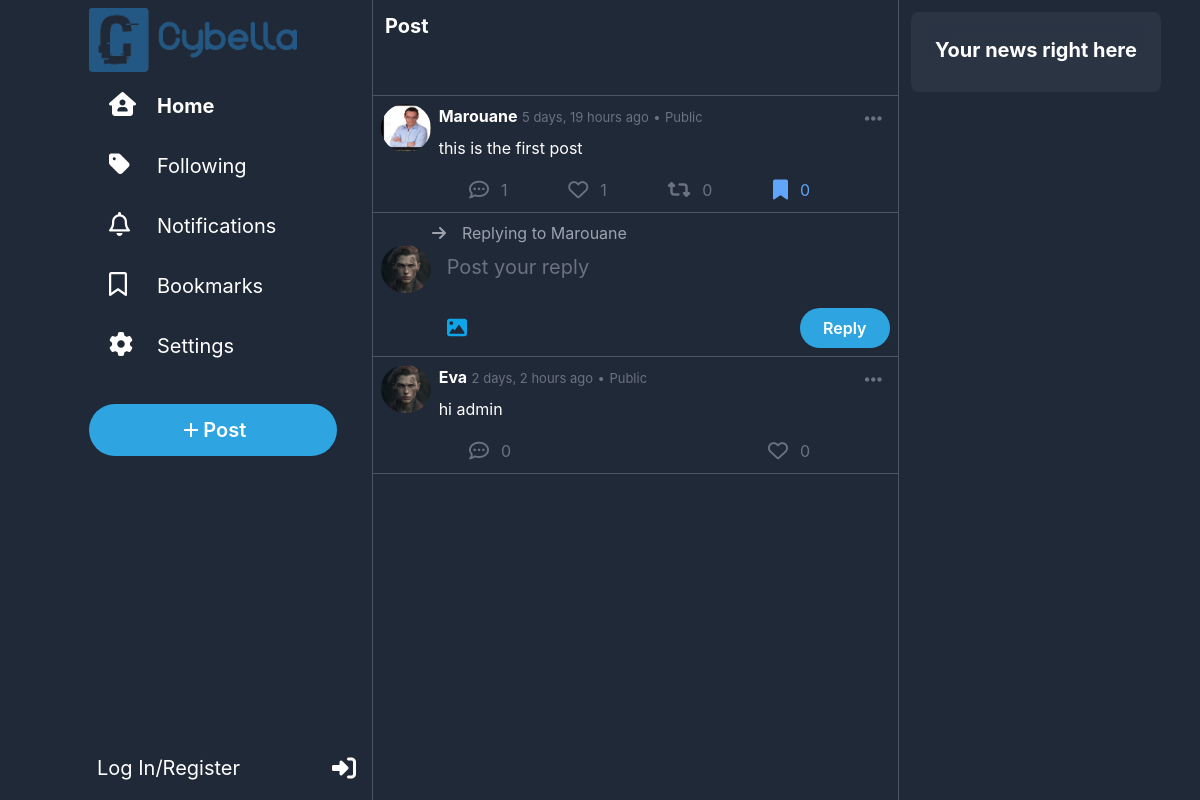
The app's page /post/1, older data.
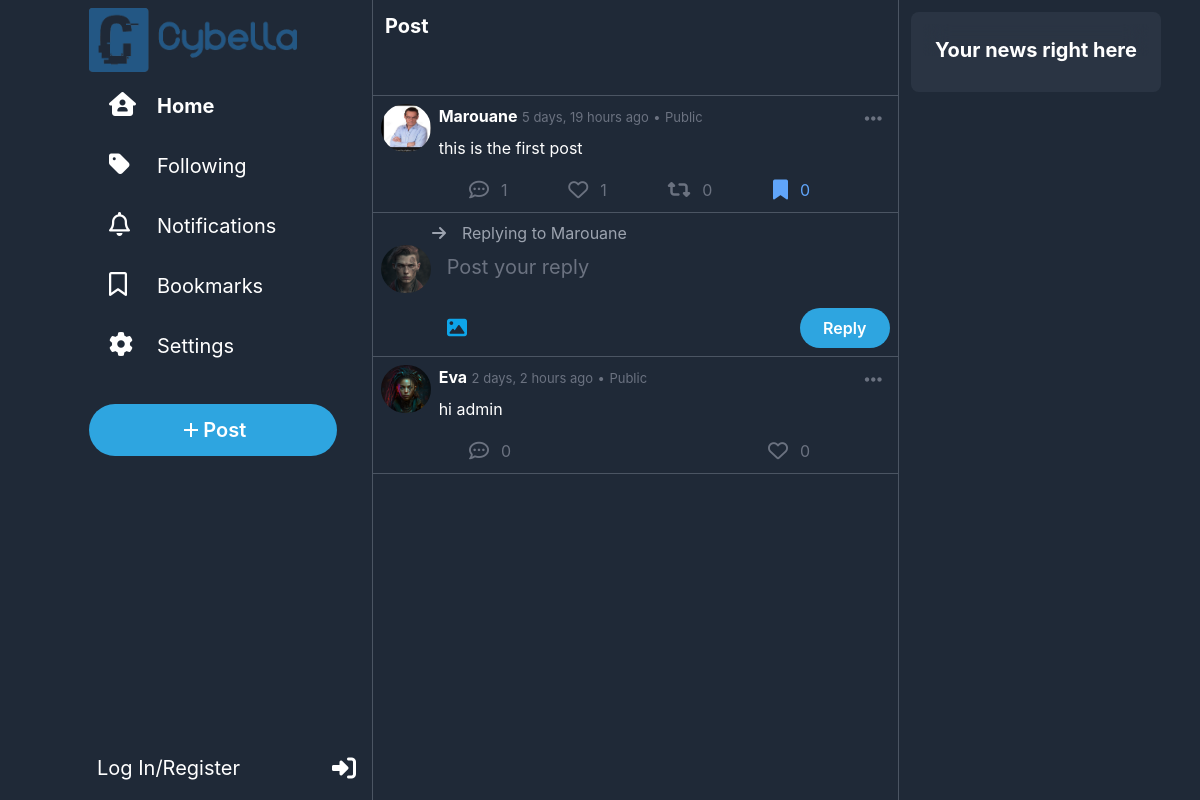
The same page, newer data.
### network/models.py (models this page shows, shortened)
class Post(models.Model):
    user = models.ForeignKey(User, on_delete=models.CASCADE, related_name="posts")
    content = models.CharField(max_length=500)
    timestamp = models.DateTimeField(auto_now_add=True)
    likes = models.ManyToManyField(User, blank=True, related_name="liked_posts")
    images = models.ImageField(upload_to="network/images/posts", blank=True, null=True)
    repost = models.ForeignKey("self", on_delete=models.CASCADE, blank=True, null=True, related_name="reposts")
    parent_post = models.ForeignKey("self", on_delete=models.CASCADE, blank=True, null=True, related_name="comments")

class User(AbstractUser):
    picture = models.ImageField(upload_to="network/images/profile_pictures", blank=True, null=True, default="network/images/profile_pictures/default.png")
    followers = models.ManyToManyField("self", symmetrical=False, blank=True, related_name="following")
    bookmarks = models.ManyToManyField("Post", blank=True, related_name="bookmarked_by")
    bio = models.TextField(blank=True)
    def __str__(self):
        return f"{self.username}"

### network/views.py (the view)
# urls.py: path("post/<int:post_id>",views.view_post, name="post"),
def view_post(request,post_id):
    post = get_object_or_404(Post, id=post_id)
    comments = Post.objects.filter(parent_post=post).order_by("-timestamp").all()
    return render(request, "network/post.html", {
        "comments": comments,
        "post": post
    })

### network/templates/network/post.html (shortened to what the changed rows need)
{% extends "network/layout.html" %}
{% load static %}
{% load custom_filters %}
{% block body %}
{%for post in comments%}
        <div id="post{{post.id}}" class="w-full mx-auto bg-gray-800 pb-1 p-2 text-white border-b border-gray-600 hover:cursor-pointer hover:bg-slate-800">
            <div  onclick="window.location.href='{% url 'post' post_id=post.id %}'" class="flex ">
                <a class="w-14 h-12 rounded-full mr-2" href="{% url 'profile' username=post.user %}"><img class="w-14 h-12 rounded-full mr-2" src="{{post.user.picture.url}}" alt="user Avatar"></a>
                <div class="w-full">
                    <div class="flex justify-between">
                        <div>
                            <span class="font-bold"><a href="{% url 'profile' username=post.user %}">{{post.user|title}}</a></span>
                            <span class="text-gray-500 text-[13px]">{{post.timestamp|timesince}} ago</span>
                            <span class="text-gray-500 text-[13px]">•</span>
                            <span class="text-gray-500 text-[13px]">Public</span>
                        </div>
                        <div onclick="event.stopPropagation(); showOptions(this)"  class="relative hover:cursor-pointer rounded-full hover:bg-blue-600 hover:bg-opacity-20 px-2 py-1">
                            <i class="fa-solid fa-ellipsis-h text-xl text-gray-500  hover:text-blue-400"></i>
                        </div>
                    </div>
                    <div class="text-md w-full pl-0 pt-0 p-2  ">{{post.content}}</div>
                </div>
            </div>
            <div class="flex justify-between mt-1 mx-20 text-gray-500">
                <div onclick="openCommentBox('{{post.user|title}}','{{post.timestamp|timesince}}','{{post.content}}','{{post.user.picture.url}}','{{post.id}}')" class="flex hover:text-blue-400 hover:cursor-pointer"><i class="fa-regular fa-comment-dots text-xl rounded-full hover:bg-blue-400 hover:bg-opacity-20 p-2 "></i><span class="mt-1.5 ml-1">{{post.comments.count}}</span></div>
                {% if user not in post.likes.all%}
                    <div id="like" onclick="like(this,{{post.id}})" class="flex hover:text-rose-400 hover:cursor-pointer"><i class="fa-regular fa-heart text-xl rounded-full hover:bg-rose-400 hover:bg-opacity-20 p-2"></i><span class="mt-1.5 ml-1">{{post.likes.count}}</span></div>
                {%else%}
                    <div id="like" onclick="like(this,{{post.id}})" class="flex hover:text-rose-400 hover:cursor-pointer text-rose-400"><i class="fa-solid fa-heart text-xl rounded-full hover:bg-rose-400 hover:bg-opacity-20 p-2"></i><span class="mt-1.5 ml-1">{{post.likes.count}}</span></div>
                {%endif%}
            </div>
        </div>
    {%endfor%}
{% endblock %}

Row changes from the older to the newer data that the page shows:
changed through a linked row, Post "hi admin": user.picture: picture added in place of a placeholder
